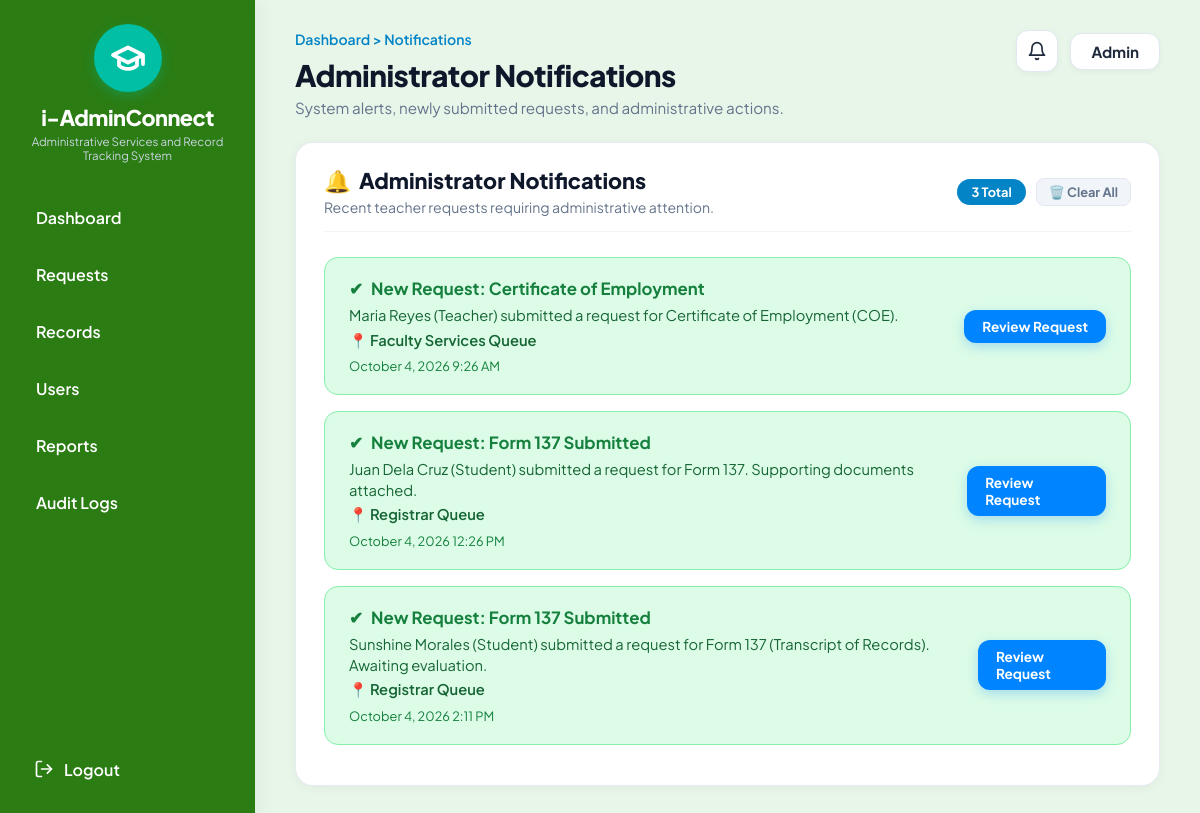
The app's page /notifications.php (signed in) with its own data.
### tables this page shows
CREATE TABLE `notifications` (
  `id` int(11) NOT NULL AUTO_INCREMENT,
  `user_id` int(11) NOT NULL,
  `request_id` varchar(50) DEFAULT NULL,
  `title` varchar(150) NOT NULL,
  `message` text NOT NULL,
  `location` varchar(150) DEFAULT 'Registrar''s Office',
  `is_read` tinyint(1) NOT NULL DEFAULT 0,
  `created_at` timestamp NOT NULL DEFAULT current_timestamp(),
  PRIMARY KEY (`id`),
  KEY `user_id` (`user_id`),
  CONSTRAINT `fk_notif_user` FOREIGN KEY (`user_id`) REFERENCES `users` (`id`) ON DELETE CASCADE
);

### notifications.php (the view, shortened to what this page needs)
<?php
$user_role_check = $_SESSION['role'] ?? 'student';
if ($user_role_check === 'admin') {
    $page_title_custom = '<div class="breadcrumb-nav">Dashboard &gt; Notifications</div><h1>Administrator Notifications</h1><p>System alerts, newly submitted requests, and administrative actions.</p>';
} elseif ($user_role_check === 'registrar') {
    $page_title_custom = '<div class="breadcrumb-nav">Dashboard &gt; Notifications</div><h1>Registrar Notifications</h1><p>Assigned student requests and document processing alerts.</p>';
} else {
    $page_title_custom = '<div class="breadcrumb-nav">Dashboard &gt; Notifications</div><h1>My Notifications</h1><p>Stay updated on the status of your request.</p>';
}
require_once __DIR__ . '/includes/header.php';
$stmt = $pdo->prepare("SELECT * FROM notifications WHERE user_id = ? ORDER BY id DESC");
$stmt->execute([$user_id]);
$notifications = $stmt->fetchAll();
?>
<div class="content-card" style="max-width: 900px; margin: 0 auto;">
  <div style="display: flex; justify-content: space-between; align-items: center; margin-bottom: 25px; padding-bottom: 15px; border-bottom: 1px solid #f1f5f9; flex-wrap: wrap; gap: 12px;">
    <div>
      <h2 style="font-size: 1.35rem; font-weight: 800; color: #0f172a; display: flex; align-items: center; gap: 8px; margin: 0;">
        <span style="color: #0284c7;">🔔</span> <?= $user_role === 'admin' ? 'Administrator Notifications' : ($user_role === 'registrar' ? 'Registrar Notifications' : 'My Notifications') ?>
      </h2>
      <p style="font-size: 0.88rem; color: #64748b; margin-top: 4px; margin-bottom: 0;">
        <?= $user_role === 'admin' ? 'Recent teacher requests requiring administrative attention.' : ($user_role === 'registrar' ? 'Assigned student document requests requiring processing.' : 'Stay updated on the status of your administrative requests.') ?>
      </p>
    </div>
    <div style="display: flex; align-items: center; gap: 10px;">
      <span style="background: #0284c7; color: white; font-size: 0.8rem; font-weight: 700; padding: 5px 14px; border-radius: 20px;">
        <?= count($notifications) ?> Total
      </span>
      <?php if (!empty($notifications)): ?>
        <a href="notifications.php?action=clear_all" onclick="return confirm('Clear all notifications?');" style="background: #f1f5f9; color: #64748b; font-size: 0.8rem; font-weight: 700; padding: 5px 12px; border-radius: 8px; text-decoration: none; border: 1px solid #e2e8f0; transition: all 0.15s;">
          🗑️ Clear All
        </a>
      <?php endif; ?>
    </div>
  </div>
  <?php if (empty($notifications)): ?>
    <div style="text-align: center; color: #94a3b8; padding: 48px 0;">
      <div style="font-size: 2.5rem; margin-bottom: 10px;">📭</div>
      <p style="font-size: 1rem; font-weight: 600; color: #64748b; margin: 0;">No notifications found.</p>
      <p style="font-size: 0.82rem; color: #94a3b8; margin-top: 4px;">You are all caught up with your administrative updates!</p>
    </div>
  <?php else: ?>
    <?php foreach ($notifications as $n):
      $time_str = date('F j, Y g:i A', strtotime($n['created_at']));
    ?>
      <div class="notification-card">
        <div>
          <div class="notification-title">
            <span>✔</span> <?= htmlspecialchars($n['title']) ?>
          </div>
          <div class="notification-details">
            <?= htmlspecialchars($n['message']) ?>
            <?php if (!empty($n['location'])): ?>
              <div style="margin-top: 4px; font-weight: 600;">
                📍 <?= htmlspecialchars($n['location']) ?>
              </div>
            <?php endif; ?>
          </div>
          <div class="notification-meta"><?= $time_str ?></div>
        </div>
        <?php if (!empty($n['request_id'])): ?>
          <?php if ($user_role === 'admin'): ?>
            <a href="manage_requests.php?search=<?= urlencode($n['request_id']) ?>" class="btn-primary-cta" style="padding: 8px 18px; font-size: 0.85rem; text-decoration: none; display: inline-block;">
              Review Request
            </a>
          <?php elseif ($user_role === 'registrar'): ?>
            <a href="assigned_requests.php?search=<?= urlencode($n['request_id']) ?>" class="btn-primary-cta" style="padding: 8px 18px; font-size: 0.85rem; text-decoration: none; display: inline-block;">
              Process Request
            </a>
          <?php else: ?>
            <button type="button" class="btn-primary-cta" style="padding: 8px 18px; font-size: 0.85rem; cursor: pointer;" onclick="openTrackerModal('<?= htmlspecialchars($n['request_id'], ENT_QUOTES) ?>')">
              View Request
            </button>
          <?php endif; ?>
        <?php endif; ?>
      </div>
    <?php endforeach; ?>
  <?php endif; ?>
</div>
<?php include __DIR__ . '/includes/footer.php'; ?>

### css/style.css (style rules this page uses)
:root { --navy-sidebar: #173b75; --navy-sidebar-dark: #122c59; --sidebar-active: #90c2f7; --sidebar-active-text: #0f274a; --teal-logo: #00bfa5; --bg-canvas: #e9eff6; --card-bg: #ffffff; --primary-blue: #0284c7; --primary-blue-hover: #0369a1; --text-dark: #1e293b; --text-muted: #64748b; --border-light: #e2e8f0; --status-pending-bg: #fef3c7; --status-pending-text: #b45309; --status-processing-bg: #e9d5ff; --status-processing-text: #7e22ce; --status-ready-bg: #dcfce7; --status-ready-text: #15803d; --status-rejected-bg: #fee2e2; --status-rejected-text: #b91c1c; --status-released-bg: #dbeafe; --status-released-text: #1d4ed8; }
* { box-sizing: border-box; margin: 0; padding: 0; }
body { font-family: 'Plus Jakarta Sans', 'Inter', -apple-system, BlinkMacSystemFont, sans-serif; background-color: var(--bg-canvas); color: var(--text-dark); min-height: 100vh; margin: 0; padding: 0; overflow-x: hidden; }
.header-greeting h1 { font-size: 1.85rem; font-weight: 800; color: #0f172a; letter-spacing: -0.5px; }
.header-greeting p { font-size: 0.95rem; color: var(--text-muted); margin-top: 4px; }
.content-card { background: var(--card-bg); border-radius: 18px; padding: 24px 28px; box-shadow: 0 2px 12px rgba(0, 0, 0, 0.04); border: 1px solid rgba(226, 232, 240, 0.8); margin-bottom: 24px; }
.btn-primary-cta { background-color: #0084ff; color: #ffffff; padding: 10px 24px; border-radius: 12px; font-size: 0.95rem; font-weight: 700; border: none; cursor: pointer; box-shadow: 0 4px 12px rgba(0, 132, 255, 0.25); transition: transform 0.15s, background 0.15s; }
.breadcrumb-nav { font-size: 0.88rem; color: #0284c7; font-weight: 600; margin-bottom: 8px; }
.notification-card { background: #dcfce7; border: 1px solid #86efac; border-radius: 14px; padding: 20px 24px; margin-bottom: 16px; display: flex; justify-content: space-between; align-items: center; }
.notification-title { font-size: 1.05rem; font-weight: 700; color: #15803d; display: flex; align-items: center; gap: 8px; }
.notification-details { font-size: 0.92rem; color: #166534; margin-top: 6px; line-height: 1.4; }
.notification-meta { font-size: 0.8rem; color: #15803d; margin-top: 8px; }
html { scroll-behavior: smooth; scroll-padding-top: 80px; }

### records on screen
notifications: title "New Request: Certificate of Employment", message "Maria Reyes (Teacher) submitted a request for Certificate of Employment (COE).", location "Faculty Services Queue", created_at "October 4, 2026 9:26 AM"
notifications: title "New Request: Form 137 Submitted", message "Juan Dela Cruz (Student) submitted a request for Form 137. Supporting documents attached.", location "Registrar Queue", created_at "October 4, 2026 12:26 PM"
notifications: title "New Request: Form 137 Submitted", message "Sunshine Morales (Student) submitted a request for Form 137 (Transcript of Records). Awaiting evaluation.", location "Registrar Queue", created_at "October 4, 2026 2:11 PM"

### other values on screen
$user_role "Admin"
count($notifications) "3"
